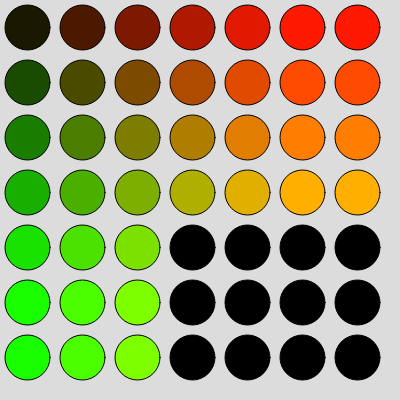
Frame 1 (no input)
Frame 60 (no input): identical to frame 1, image omitted
Frame 120 (the mouse pressed at the canvas centre since frame 60): identical to frame 1, image omitted

The p5.js sketch that drew this single still picture (run headless with seeded random() and noise() and a simulated clock; from frame 60 on, the mouse is pressed at the canvas centre):

// p5.js sketch
// ── sketch.js

function setup() {
  createCanvas(400, 400);
  background(220);
  
  
  for (let loutre = 1/2; loutre < 7; loutre++ ){
    for ( let chaton = 1/2; chaton < 7; chaton++){
      
      fill(chaton*50, loutre*50, 0);
      if (chaton > 3 && loutre > 4){ fill(0); }
      print(chaton,loutre);    
      circle( chaton*55, loutre * 55, 45);
    }
  }

}

function draw() {
}
